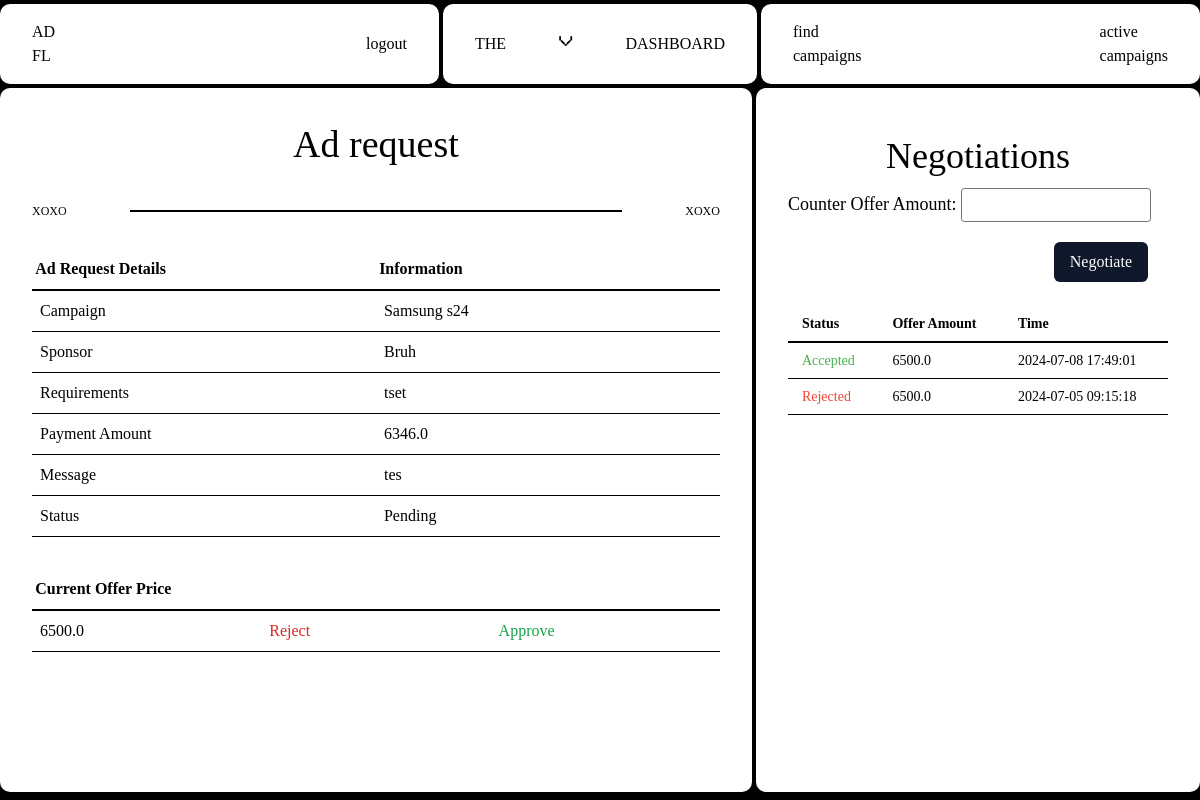
/influencer/viewRequest/3 (signed in), run on the app's committed database.
### Adfluence/models.py (models this page shows)
class Campaign(db.Model):
    __tablename__ = "campaign"
    id = db.Column(db.Integer, primary_key=True)
    name = db.Column(db.String(140), nullable=False)
    description = db.Column(db.Text, nullable=False)
    start_date = db.Column(db.Date, nullable=False)
    end_date = db.Column(db.Date, nullable=False)
    budget = db.Column(db.Integer, nullable=False)
    visibility = db.Column(db.String(10), nullable=False)  # 'public' or 'private'
    goals = db.Column(db.Text, nullable=False)
    niche = db.Column(db.String(100), nullable=False)
    status = db.Column(db.String(100), nullable=False, default="Incomplete")
    flagged = db.Column(db.Boolean, default=False)
    user_id = db.Column(db.Integer, db.ForeignKey("user.id"), nullable=False)
    ad_requests = db.relationship(
        "AdRequest", backref="campaign", cascade="all, delete-orphan"
    )
    campaign_requests = db.relationship(
        "campaignRequest", backref="campaign", cascade="all, delete-orphan"
    )

class User(db.Model, UserMixin):
    id = db.Column(db.Integer, primary_key=True)
    email = db.Column(db.String(150), unique=True)
    password = db.Column(db.String(150))
    name = db.Column(db.String(150))
    role = db.Column(db.String(20), nullable=True)
    niche = db.Column(db.String(100), nullable=True)
    flagged = db.Column(db.Boolean, default=False)
    influencers = relationship("Influencer", backref="user", lazy=True)
    campaigns = relationship("Campaign", backref="user", cascade="all, delete-orphan")
    transactions = relationship(
        "Transaction", backref="user", cascade="all,delete-orphan"
    )
    ratings = relationship("Rating", backref="user", cascade="all, delete-orphan")

class AdRequest(db.Model):
    id = db.Column(db.Integer, primary_key=True)
    campaign_id = db.Column(db.Integer, db.ForeignKey("campaign.id"), nullable=False)
    influencer_id = db.Column(db.Integer, db.ForeignKey("influencer.id"))
    messages = db.Column(db.Text)
    requirements = db.Column(db.Text, nullable=False)
    payment_amount = db.Column(db.Float, nullable=False)
    status = db.Column(db.String(20), nullable=False, default="Pending")
    completed = db.Column(db.Boolean, default=False)
    completion_confirmed = db.Column(db.Boolean, default=False)
    payment_done = db.Column(db.Boolean, default=False)
    rating_done = db.Column(db.Boolean, default=False)
    negotiations = relationship(
        "Negotiation", backref="ad_request", cascade="all, delete-orphan"
    )

class Negotiation(db.Model):
    id = db.Column(db.Integer, primary_key=True)
    ad_request_id = db.Column(db.Integer, db.ForeignKey("ad_request.id"), nullable=True)
    campaign_id = db.Column(db.Integer, db.ForeignKey("campaign.id"), nullable=True)
    sender_id = db.Column(db.Integer, db.ForeignKey("user.id"), nullable=False)
    receiver_id = db.Column(db.Integer, db.ForeignKey("user.id"), nullable=False)
    offer_amount = db.Column(db.Float, nullable=False)
    status = db.Column(db.String(50), default="Pending")  # Pending, Accepted, Rejected
    created_at = db.Column(db.DateTime, default=func.now())

### Adfluence/influencer.py (the view)
@influencer.route("/viewRequest/<int:ad_request_id>", methods=["GET"])
@role_required("Influencer")
@login_required
def viewRequest(ad_request_id):
    ad_request = AdRequest.query.get_or_404(ad_request_id)
    influencer = Influencer.query.filter_by(user_id=current_user.id).first()
    if ad_request.influencer_id != influencer.id:
        abort(403)
    campaign = Campaign.query.get(ad_request.campaign_id)
    user = User.query.get(campaign.user_id)
    ad_request_with_details = {
        "ad_request": ad_request,
        "campaign_name": campaign.name,
        "user_name": user.name,
    }
    negotiations = (
        Negotiation.query.filter_by(
            ad_request_id=ad_request.id, receiver_id=current_user.id
        )
        .order_by(desc(Negotiation.created_at))
        .all()
    )
    latest_nego = (
        Negotiation.query.filter_by(
            ad_request_id=ad_request.id, receiver_id=current_user.id, status="Accepted"
        )
        .order_by(desc(Negotiation.created_at))
        .first()
    )
    latest_pending_nego = (
        Negotiation.query.filter_by(
            ad_request_id=ad_request.id, receiver_id=current_user.id, status="Pending"
        )
        .order_by(desc(Negotiation.created_at))
        .first()
    )
    print(latest_pending_nego)
    latest_price = (
        latest_nego.offer_amount if latest_nego else ad_request.payment_amount
    )
    return render_template(
        "Influencer/viewRequest.html",
        ad_request_details=ad_request_with_details,
        negotiations=negotiations,
        latest_price=latest_price,
        latest_pending_nego=latest_pending_nego,
    )

### Adfluence/views.py (called while the page is built)
def role_required(role):
    def decorator(f):
        @wraps(f)
        def decorated_function(*args, **kwargs):
            if current_user.role != role:
                abort(403)
            return f(*args, **kwargs)
        return decorated_function
    return decorator

### Adfluence/templates/Influencer/viewRequest.html (shortened to what this page needs)
{% extends "base.html" %} {% block head %}
<link
  rel="stylesheet"
  href="{{ url_for('static', filename='src/influencer_css/view_request.css') }}"
/>
{% endblock %} {% block content %}
<div class="container">
  <nav>
    <div class="nav-1">
      <a href="{{ url_for('influencer.dashboard') }}" class="logo view">
        AD <br />
        FL
      </a>
      <a href="{{ url_for('views.logout') }}" class="view">logout</a>
    </div>
    <div class="nav-2">
      <p class="menu-button">the</p>
      <p class="x">v</p>
      <p class="menu-button">dashboard</p>
    </div>
    <div class="nav-3">
      <a href="{{ url_for('influencer.viewCampaigns') }}" class="create view">
        find  <br />
        campaigns
      </a>
      <a
        href="{{ url_for('influencer.activeCampaigns') }}"
        class="pattern-2 view"
      >
        active<br />
        campaigns
      </a>
    </div>
  </nav>
  <div class="content-wrapper">
    <div class="col-1 col">
      <div class="header">
        <h1>Ad request</h1>
      </div>
      <div class="numbers">
        <p>xoxo</p>
        <div class="hr"></div>
        <p>xoxo</p>
      </div>
      <div class="table-wrapper">
        <table class="first-table">
          <tr>
            <th>Ad Request Details</th>
            <th>Information</th>
          </tr>
          <tr>
            <td>Campaign</td>
            <td>{{ ad_request_details.campaign_name }}</td>
          </tr>
          <tr>
            <td>Sponsor</td>
            <td>{{ ad_request_details.user_name }}</td>
          </tr>
          <tr>
            <td>Requirements</td>
            <td>{{ad_request_details.ad_request.requirements}}</td>
          </tr>
          <tr>
            <td>Payment Amount</td>
            <td>{{ ad_request_details.ad_request.payment_amount }}</td>
          </tr>
          <tr>
            <td>Message</td>
            <td>{{ ad_request_details.ad_request.messages }}</td>
          </tr>
          <tr>
            <td>Status</td>
            <td>{{ ad_request_details.ad_request.status }}</td>
          </tr>
        </table>
      </div>
      <table class="first-table">
        <tr>
          <th class="text-left">Current Offer Price</th>
          <th></th>
          <th></th>
        </tr>
        <tr>
          <td>{{latest_price}}</td>
          <td>
            <form
              action="{{ url_for('influencer.reject_ad_request', ad_request_id=ad_request_details.ad_request.id) }}"
              method="post"
            >
              <button class="link text-red-600 danger" type="submit">
                Reject
              </button>
            </form>
          </td>
          <td>
            <form
              action="{{ url_for('influencer.accept_ad_request', ad_request_id=ad_request_details.ad_request.id,) }}"
              method="post"
            >
              <button class="link text-green-600 approve" type="submit">
                Approve
              </button>
            </form>
          </td>
        </tr>
      </table>
    </div>
    <div class="col-2 col">
      <h1 class="text-4xl text-center cursor-pointer">Negotiations</h1>
      {% if not negotiations %}
      <form
        method="post"
        action="{{ url_for('influencer.make_ad_offer', ad_request_id=ad_request_details.ad_request.id) }}"
      >
        <label for="offer_amount" class="cc-label">Counter Offer Amount:</label>
        <input
          type="number"
          id="offer_amount"
          name="offer_amount"
          class="cc-input"
          required
        />
        <br />
        <div class="text-right mr-5">
          <button
            class="link text-white bg-slate-900 px-4 py-2 mb-6 rounded-md"
            type="submit"
          >
            Negotiate
          </button>
        </div>
      </form>
      {% else %}{% set show_form = True %} {% if latest_pending_nego.status ==
      'Pending' %} {% set show_form = False %} {% endif %} {% endif %} {% if
      show_form %}
      <form
        method="post"
        action="{{ url_for('influencer.make_ad_offer', ad_request_id=ad_request_details.ad_request.id) }}"
      >
        <label for="offer_amount" class="cc-label">Counter Offer Amount:</label>
        <input
          type="number"
          id="offer_amount"
          name="offer_amount"
          class="cc-input"
          required
        />
        <br />
        <div class="text-right mr-5">
          <button
            class="link text-white bg-slate-900 px-4 py-2 mb-6 rounded-md"
            type="submit"
          >
            Negotiate
          </button>
        </div>
      </form>
      {% endif %}
      <table class="nego-table">
        <tr>
          <th>Status</th>
          <th>Offer Amount</th>
          <th>Time</th>
        </tr>
        {% for negotiation in negotiations %}
        <tr>
          <td
            class="{% if negotiation.status == 'Pending' %}status-pending{% elif negotiation.status == 'Rejected' %}status-rejected{% elif negotiation.status == 'Accepted' %}status-accepted{% endif %}"
          >
            {{negotiation.status}}
          </td>
          <td>{{negotiation.offer_amount}}</td>
          <td>{{negotiation.created_at}}</td>
        </tr>
        {% endfor %}
      </table>
    </div>
  </div>
</div>
{% endblock %}

### Adfluence/static/css/main.css (style rules this page uses)
html, :host { line-height: 1.5; -webkit-text-size-adjust: 100%; -moz-tab-size: 4; -o-tab-size: 4; tab-size: 4; font-family: ui-sans-serif, system-ui, sans-serif, "Apple Color Emoji", "Segoe UI Emoji", "Segoe UI Symbol", "Noto Color Emoji"; font-feature-settings: normal; font-variation-settings: normal; -webkit-tap-highlight-color: transparent; }
body { margin: 0; line-height: inherit; }
h1, h2, h3, h4, h5, h6 { font-size: inherit; font-weight: inherit; }
a { color: inherit; text-decoration: inherit; }
table { text-indent: 0; border-color: inherit; border-collapse: collapse; }
button, input, optgroup, select, textarea { font-family: inherit; font-feature-settings: inherit; font-variation-settings: inherit; font-size: 100%; font-weight: inherit; line-height: inherit; letter-spacing: inherit; color: inherit; margin: 0; padding: 0; }
button, select { text-transform: none; }
button, input:where([type='button']), input:where([type='reset']), input:where([type='submit']) { -webkit-appearance: button; background-color: transparent; background-image: none; }
blockquote, dl, dd, h1, h2, h3, h4, h5, h6, hr, figure, p, pre { margin: 0; }
input::placeholder, textarea::placeholder { opacity: 1; color: #9ca3af; }
button, [role="button"] { cursor: pointer; }
.container { width: 100%; }
@media (min-width: 640px) { .container { max-width: 640px; } }
@media (min-width: 768px) { .container { max-width: 768px; } }
@media (min-width: 1024px) { .container { max-width: 1024px; } }
.mb-6 { margin-bottom: 1.5rem; }
.mr-5 { margin-right: 1.25rem; }
.cursor-pointer { cursor: pointer; }
.rounded-md { border-radius: 0.375rem; }
.bg-slate-900 { --tw-bg-opacity: 1; background-color: rgb(15 23 42 / var(--tw-bg-opacity)); }
.px-4 { padding-left: 1rem; padding-right: 1rem; }
.py-2 { padding-top: 0.5rem; padding-bottom: 0.5rem; }
.text-left { text-align: left; }
.text-center { text-align: center; }
.text-right { text-align: right; }
.text-4xl { font-size: 2.25rem; line-height: 2.5rem; }
.text-green-600 { --tw-text-opacity: 1; color: rgb(22 163 74 / var(--tw-text-opacity)); }
.text-red-600 { --tw-text-opacity: 1; color: rgb(220 38 38 / var(--tw-text-opacity)); }
.text-white { --tw-text-opacity: 1; color: rgb(255 255 255 / var(--tw-text-opacity)); }
* { margin: 0; padding: 0; }

### Adfluence/static/src/input.css (style rules this page uses)
* { margin: 0; padding: 0; }

### data on the page
Campaign: campaign_name "Samsung s24"
User: user_name "Bruh"
AdRequest: ad_request.requirements "tset", ad_request.payment_amount "6346.0", ad_request.messages "tes", ad_request.status "Pending"
Negotiation: offer_amount "6500.0", status "Accepted", created_at "2024-07-08 17:49:01"
Negotiation: status "Rejected", offer_amount "6500.0", created_at "2024-07-05 09:15:18"
